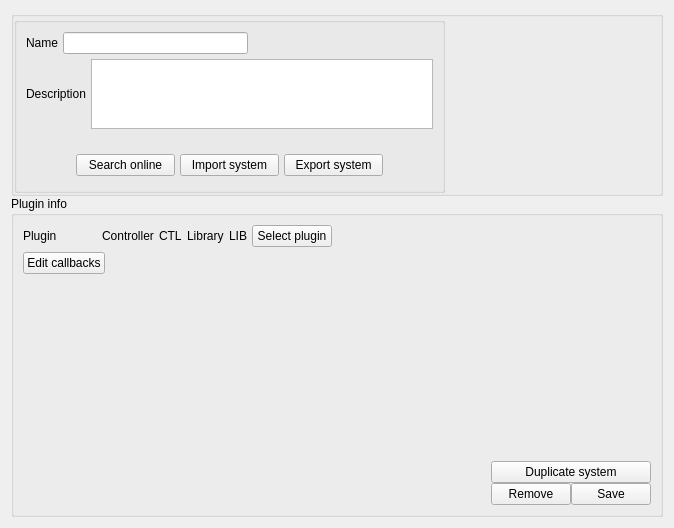
<?xml version="1.0" encoding="UTF-8"?>
<ui version="4.0">
 <class>Form</class>
 <widget class="QWidget" name="Form">
  <property name="geometry">
   <rect>
    <x>0</x>
    <y>0</y>
    <width>674</width>
    <height>528</height>
   </rect>
  </property>
  <property name="windowTitle">
   <string>Form</string>
  </property>
  <layout class="QVBoxLayout" name="verticalLayout_2">
   <item>
    <layout class="QVBoxLayout" name="verticalLayout" stretch="5,20">
     <property name="spacing">
      <number>0</number>
     </property>
     <item>
      <widget class="QGroupBox" name="groupBox">
       <property name="title">
        <string/>
       </property>
       <layout class="QHBoxLayout" name="horizontalLayout_3" stretch="0">
        <property name="spacing">
         <number>0</number>
        </property>
        <property name="leftMargin">
         <number>0</number>
        </property>
        <property name="topMargin">
         <number>0</number>
        </property>
        <property name="rightMargin">
         <number>0</number>
        </property>
        <property name="bottomMargin">
         <number>0</number>
        </property>
        <item>
         <layout class="QHBoxLayout" name="horizontalLayout_2" stretch="20,10">
          <property name="spacing">
           <number>0</number>
          </property>
          <item>
           <widget class="QGroupBox" name="groupBox_3">
            <property name="title">
             <string/>
            </property>
            <layout class="QHBoxLayout" name="horizontalLayout_4" stretch="50">
             <item>
              <layout class="QVBoxLayout" name="verticalLayout_3">
               <property name="spacing">
                <number>5</number>
               </property>
               <property name="leftMargin">
                <number>0</number>
               </property>
               <property name="bottomMargin">
                <number>5</number>
               </property>
               <item>
                <layout class="QHBoxLayout" name="horizontalLayout_5">
                 <item>
                  <widget class="QLabel" name="nameLabel">
                   <property name="text">
                    <string>Name</string>
                   </property>
                  </widget>
                 </item>
                 <item>
                  <widget class="QLineEdit" name="nameTxt"/>
                 </item>
                 <item>
                  <spacer name="horizontalSpacer_2">
                   <property name="orientation">
                    <enum>Qt::Horizontal</enum>
                   </property>
                   <property name="sizeHint" stdset="0">
                    <size>
                     <width>40</width>
                     <height>20</height>
                    </size>
                   </property>
                  </spacer>
                 </item>
                </layout>
               </item>
               <item>
                <layout class="QHBoxLayout" name="horizontalLayout_7">
                 <item>
                  <widget class="QLabel" name="label_3">
                   <property name="text">
                    <string>Description</string>
                   </property>
                  </widget>
                 </item>
                 <item>
                  <widget class="QPlainTextEdit" name="descriptionTxt"/>
                 </item>
                </layout>
               </item>
               <item>
                <layout class="QHBoxLayout" name="horizontalLayout_17">
                 <property name="leftMargin">
                  <number>50</number>
                 </property>
                 <property name="topMargin">
                  <number>20</number>
                 </property>
                 <property name="rightMargin">
                  <number>50</number>
                 </property>
                 <item>
                  <widget class="QPushButton" name="searchOnlineBtn">
                   <property name="text">
                    <string>Search online</string>
                   </property>
                  </widget>
                 </item>
                 <item>
                  <widget class="QPushButton" name="importBtn">
                   <property name="text">
                    <string>Import system</string>
                   </property>
                  </widget>
                 </item>
                 <item>
                  <widget class="QPushButton" name="exportBtn">
                   <property name="text">
                    <string>Export system</string>
                   </property>
                  </widget>
                 </item>
                </layout>
               </item>
              </layout>
             </item>
            </layout>
           </widget>
          </item>
          <item>
           <spacer name="horizontalSpacer">
            <property name="orientation">
             <enum>Qt::Horizontal</enum>
            </property>
            <property name="sizeHint" stdset="0">
             <size>
              <width>40</width>
              <height>20</height>
             </size>
            </property>
           </spacer>
          </item>
         </layout>
        </item>
       </layout>
      </widget>
     </item>
     <item>
      <widget class="QGroupBox" name="groupBox_2">
       <property name="title">
        <string>Plugin info</string>
       </property>
       <layout class="QHBoxLayout" name="horizontalLayout_9">
        <item>
         <layout class="QHBoxLayout" name="horizontalLayout_10" stretch="20,20,0">
          <property name="spacing">
           <number>0</number>
          </property>
          <property name="leftMargin">
           <number>0</number>
          </property>
          <item>
           <layout class="QVBoxLayout" name="verticalLayout_4">
            <property name="spacing">
             <number>5</number>
            </property>
            <property name="leftMargin">
             <number>0</number>
            </property>
            <property name="bottomMargin">
             <number>10</number>
            </property>
            <item>
             <layout class="QHBoxLayout" name="horizontalLayout_6">
              <item>
               <widget class="QLabel" name="label">
                <property name="text">
                 <string>Plugin</string>
                </property>
               </widget>
              </item>
              <item>
               <spacer name="horizontalSpacer_4">
                <property name="orientation">
                 <enum>Qt::Horizontal</enum>
                </property>
                <property name="sizeType">
                 <enum>QSizePolicy::Minimum</enum>
                </property>
                <property name="sizeHint" stdset="0">
                 <size>
                  <width>40</width>
                  <height>20</height>
                 </size>
                </property>
               </spacer>
              </item>
              <item>
               <widget class="QLabel" name="label_2">
                <property name="text">
                 <string>Controller</string>
                </property>
               </widget>
              </item>
              <item>
               <widget class="QLabel" name="libControllerLbl">
                <property name="text">
                 <string>CTL</string>
                </property>
               </widget>
              </item>
              <item>
               <spacer name="horizontalSpacer_3">
                <property name="orientation">
                 <enum>Qt::Horizontal</enum>
                </property>
                <property name="sizeHint" stdset="0">
                 <size>
                  <width>40</width>
                  <height>20</height>
                 </size>
                </property>
               </spacer>
              </item>
              <item>
               <widget class="QLabel" name="label_4">
                <property name="text">
                 <string>Library</string>
                </property>
               </widget>
              </item>
              <item>
               <widget class="QLabel" name="libLibraryLbl">
                <property name="text">
                 <string>LIB</string>
                </property>
               </widget>
              </item>
              <item>
               <widget class="QPushButton" name="selectPluginBtn">
                <property name="text">
                 <string>Select plugin</string>
                </property>
               </widget>
              </item>
              <item>
               <spacer name="horizontalSpacer_13">
                <property name="orientation">
                 <enum>Qt::Horizontal</enum>
                </property>
                <property name="sizeType">
                 <enum>QSizePolicy::MinimumExpanding</enum>
                </property>
                <property name="sizeHint" stdset="0">
                 <size>
                  <width>40</width>
                  <height>20</height>
                 </size>
                </property>
               </spacer>
              </item>
             </layout>
            </item>
            <item>
             <layout class="QHBoxLayout" name="horizontalLayout_16">
              <property name="topMargin">
               <number>0</number>
              </property>
              <item>
               <widget class="QPushButton" name="editCallbacksBtn">
                <property name="text">
                 <string>Edit callbacks</string>
                </property>
               </widget>
              </item>
              <item>
               <spacer name="horizontalSpacer_9">
                <property name="orientation">
                 <enum>Qt::Horizontal</enum>
                </property>
                <property name="sizeHint" stdset="0">
                 <size>
                  <width>40</width>
                  <height>20</height>
                 </size>
                </property>
               </spacer>
              </item>
             </layout>
            </item>
            <item>
             <spacer name="verticalSpacer">
              <property name="orientation">
               <enum>Qt::Vertical</enum>
              </property>
              <property name="sizeHint" stdset="0">
               <size>
                <width>20</width>
                <height>40</height>
               </size>
              </property>
             </spacer>
            </item>
           </layout>
          </item>
          <item>
           <spacer name="horizontalSpacer_7">
            <property name="orientation">
             <enum>Qt::Horizontal</enum>
            </property>
            <property name="sizeType">
             <enum>QSizePolicy::MinimumExpanding</enum>
            </property>
            <property name="sizeHint" stdset="0">
             <size>
              <width>20</width>
              <height>20</height>
             </size>
            </property>
           </spacer>
          </item>
          <item>
           <layout class="QVBoxLayout" name="verticalLayout_5">
            <property name="leftMargin">
             <number>0</number>
            </property>
            <item>
             <spacer name="verticalSpacer_3">
              <property name="orientation">
               <enum>Qt::Vertical</enum>
              </property>
              <property name="sizeHint" stdset="0">
               <size>
                <width>20</width>
                <height>40</height>
               </size>
              </property>
             </spacer>
            </item>
            <item>
             <layout class="QHBoxLayout" name="horizontalLayout_19">
              <property name="topMargin">
               <number>0</number>
              </property>
              <item>
               <widget class="QPushButton" name="duplicateBtn">
                <property name="text">
                 <string>Duplicate system</string>
                </property>
               </widget>
              </item>
             </layout>
            </item>
            <item>
             <layout class="QHBoxLayout" name="horizontalLayout_18">
              <property name="topMargin">
               <number>0</number>
              </property>
              <item>
               <widget class="QPushButton" name="removeBtn">
                <property name="text">
                 <string>Remove</string>
                </property>
               </widget>
              </item>
              <item>
               <widget class="QPushButton" name="saveBtn">
                <property name="text">
                 <string>Save</string>
                </property>
               </widget>
              </item>
             </layout>
            </item>
           </layout>
          </item>
         </layout>
        </item>
       </layout>
      </widget>
     </item>
    </layout>
   </item>
   <item>
    <layout class="QHBoxLayout" name="horizontalLayout"/>
   </item>
  </layout>
 </widget>
 <resources/>
 <connections/>
</ui>
